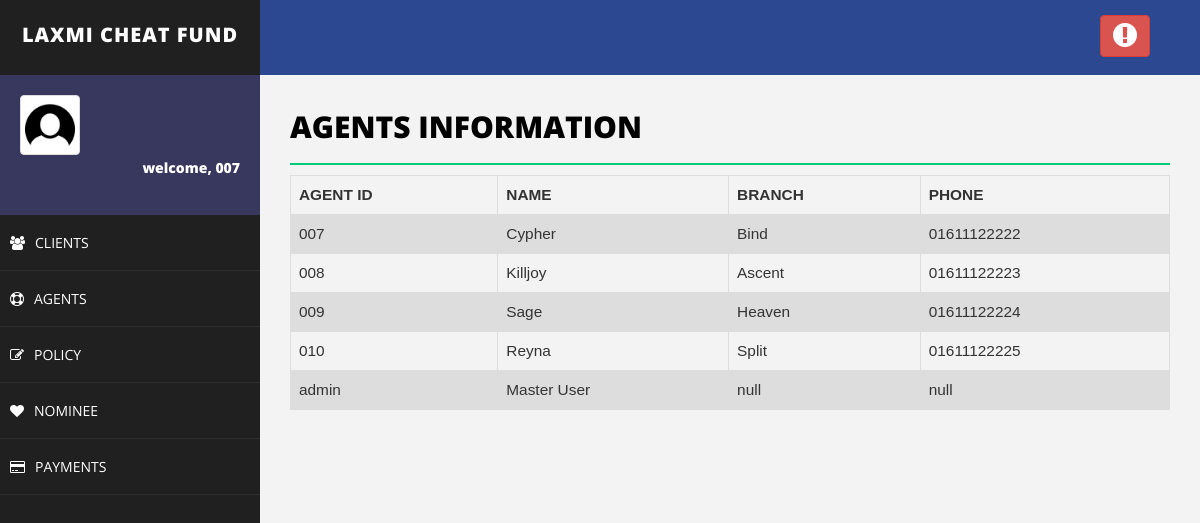
Page /agent.php (signed in) on the committed database.
### tables this page shows
CREATE TABLE `agent` (
  `agent_id` varchar(50) NOT NULL,
  `agent_password` varchar(30) NOT NULL,
  `name` varchar(50) NOT NULL,
  `branch` varchar(50) NOT NULL,
  `phone` varchar(50) NOT NULL
);

### agent.php (the view, shortened to what this page needs)
<!DOCTYPE html>
<html>
<head>
    <link href="assets/css/bootstrap.css" rel="stylesheet" />
    <link href="assets/css/font-awesome.css" rel="stylesheet" />
    <link href="assets/css/basic.css" rel="stylesheet" />
    <link href="assets/css/custom.css" rel="stylesheet" />
</head>
<body>
<?php include 'header.php';
?>
        <div id="page-wrapper">
                <div class="row">
                    <div class="col-md-12">
                        <h1 class="page-head-line">Agents Information
						</h1>
                    </div>
                </div>
<?php
include'connection.php';
	$sql = "SELECT agent_id,agent_password,name,branch,phone FROM agent";
	$result = $conn->query($sql);
	echo "<table class=\"table\">\n";
    echo "  <tr>\n";
    echo "    <th>AGENT ID</th>\n";
    echo "    <th>NAME</th>\n";
    echo "    <th>BRANCH</th>\n";
    echo "    <th>PHONE</th>\n";
    echo "  </tr>";
	if ($result->num_rows > 0) {
	while($row = $result->fetch_assoc()) {
		echo "<tr>\n";
		echo "    <td>".$row["agent_id"]."</td>\n";
		echo "    <td>".$row["name"]."</td>\n";
		echo "    <td>".$row["branch"]."</td>\n";
		echo "    <td>".$row["phone"]."</td>\n";
	}
	echo "</table>\n";
}
?>
        </div>
    </div>
</body>
</html>

### header.php (shortened to what this page needs)
<body>
    <div id="wrapper">
        <nav class="navbar navbar-default navbar-cls-top" role="navigation" style="margin-bottom: 0; background-color: #2c4891;">
            <div class="navbar-header">
                <a class="navbar-brand" href="index.php">Laxmi cheat fund</a>
            </div>
            <div class="header-right">
                 <a href="<?php echo "logout.php" ?>" class="btn btn-danger" title="Logout"><i class="fa fa-exclamation-circle fa-2x"></i></a>
            </div>
        </nav>
        <nav class="navbar-default navbar-side" role="navigation">
            <div class="sidebar-collapse">
                <ul class="nav" id="main-menu">
                    <li>
                        <div class="user-img-div" style="background-color: #38375e;">
                            <img src="assets/img/user.png" class="img-thumbnail" />
                            <div class="inner-text">
                                <?php
									if(!isset($_SESSION["username"])){
										header("Location: index.php");
									}else {
										echo "welcome, ".$_SESSION["username"];
									}
								?>
                            <br />
                            </div>
                        </div>
                    </li>
                 <li>
                      <a href="client.php"><i class="fa fa-users "></i>CLIENTS</a >
                 </li>
                 <li>
                      <a href="agent.php"><i class="fa fa-life-saver "></i>AGENTS</a>
                 </li>
                 <li>
                      <a href="policy.php"><i class="fa fa-pencil-square-o "></i>POLICY</a>
                 </li>
                 <li>
                      <a href="nominee.php"><i class="fa fa-heart "></i>NOMINEE</a>
                 </li>
                 <li>
                      <a href="payment.php"><i class="fa fa-credit-card "></i>PAYMENTS</a>
                 </li>
                </ul>
            </div>
        </nav>

### assets/css/basic.css (style rules this page uses)
body { font-family: 'Open Sans', sans-serif; line-height:25px; }
#wrapper { width: 100%; background: #202020; }
#page-wrapper { padding: 15px 15px; min-height: 600px; background: #F3F3F3; }
.page-head-line { font-size: 30px; text-transform: uppercase; color: #000; font-weight: 800; padding-bottom: 20px; border-bottom: 2px solid #00CA79; margin-bottom: 10px; }
.navbar-cls-top .navbar-brand { color: #fff; background: #202020; width: 260px; text-align: center; height: 75px; font-size: 20px; letter-spacing: 1px; font-weight: 900; padding-top: 25px; text-transform:uppercase; }
.header-right { color: #fff; padding: 15px 50px 5px 50px; float: right; font-size: 16px; }
.user-img-div { min-height: 140px; padding: 20px; background-color: #4380B8; }
.user-img-div img { max-height: 60px; }
.user-img-div .inner-text { text-align: right; position: relative; color: #fff; font-weight: 800; line-height: 25px; }
.sidebar-collapse, .sidebar-collapse .nav { background: none; }
.sidebar-collapse .nav { padding: 0; }
.sidebar-collapse .nav > li > a { color: #fff; background: #202020; text-shadow: none; padding: 15px 40px; border-bottom: 1px solid #2F2E31; }
.sidebar-collapse > .nav > li > a { padding: 15px 10px; }
.navbar-side { border: none; background-color: #202020; }
.navbar-cls-top { background: #00ca5d; border-bottom: none; }
.navbar-default { border: 0px solid black; }
.navbar-header { background: #000000; }
.nav > li > a > i { margin-right: 10px; }
@media (min-width:768px) { #page-wrapper { margin: 0 0 0 260px; padding: 15px 30px; min-height: 1200px; } }
@media (min-width:768px) { .navbar-side { z-index: 1; position: absolute; width: 260px; } }
@media (min-width:768px) { .navbar { border-radius: 0px; } }

### agent.php (style rules this page uses)
.btn { background-color: #4CAF50; float: right; color:white; text-decoration:none; }
table { font-family: arial, sans-serif; border-collapse: collapse; width: 100%; margin-left:0%; font-size:110%; }
td, th { border: 1px solid #dddddd; text-align: left; padding: 8px; }
tr:nth-child(even) { background-color: #dddddd; }

### rows in the picture
agent: agent_id "007", name "Cypher", branch "Bind", phone "01611122222"
agent: agent_id "008", name "Killjoy", branch "Ascent", phone "01611122223"
agent: agent_id "009", name "Sage", branch "Heaven", phone "01611122224"
agent: agent_id "010", name "Reyna", branch "Split", phone "01611122225"
agent: agent_id "admin", name "Master User", branch "null", phone "null"

### other values in the picture
$_SESSION["username"] "007"
